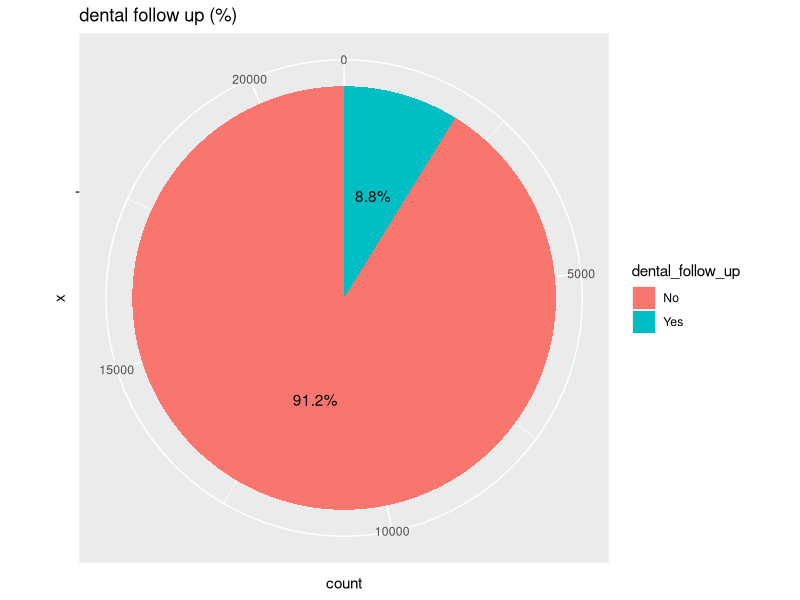
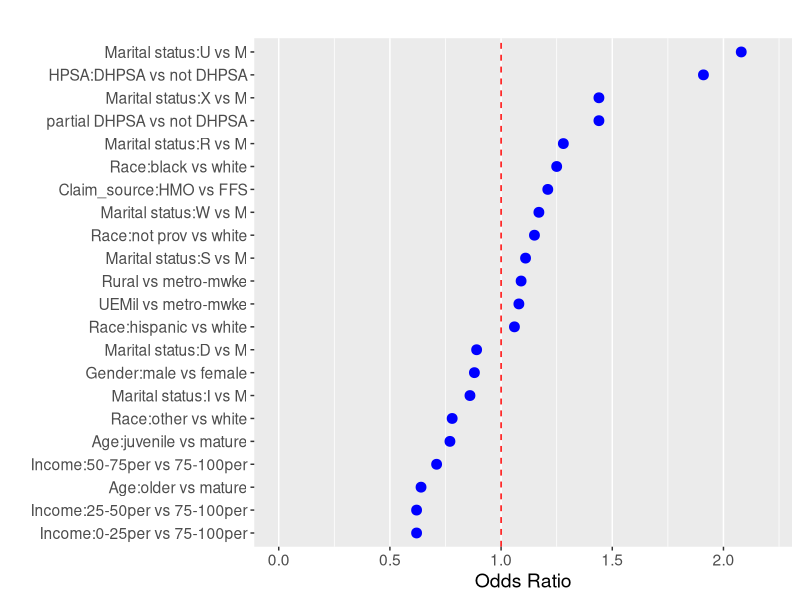
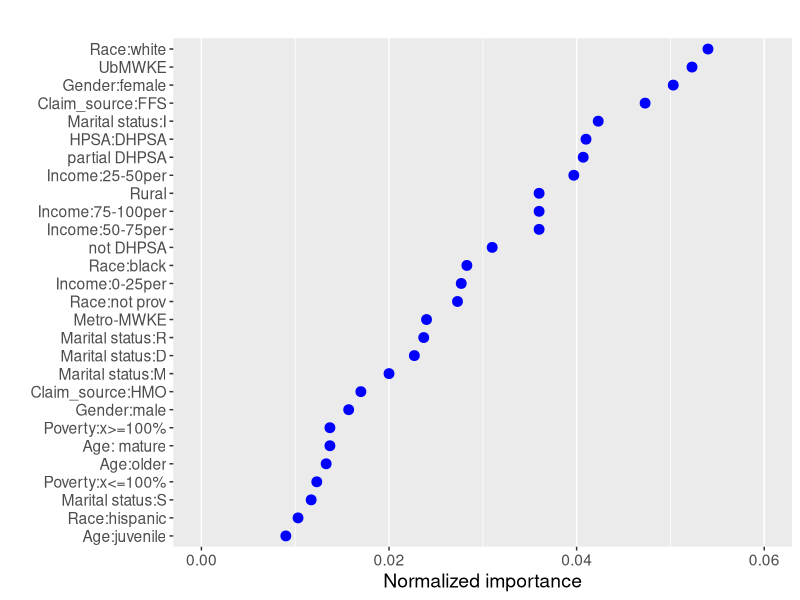
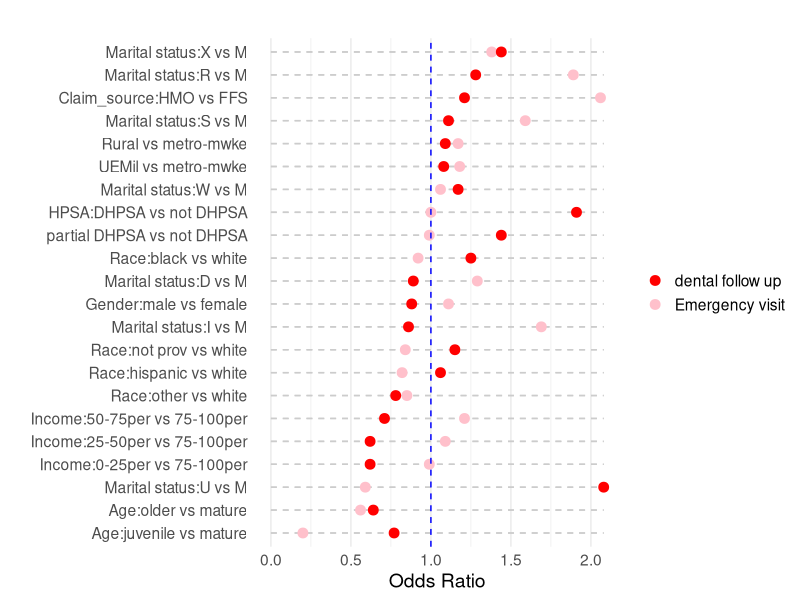
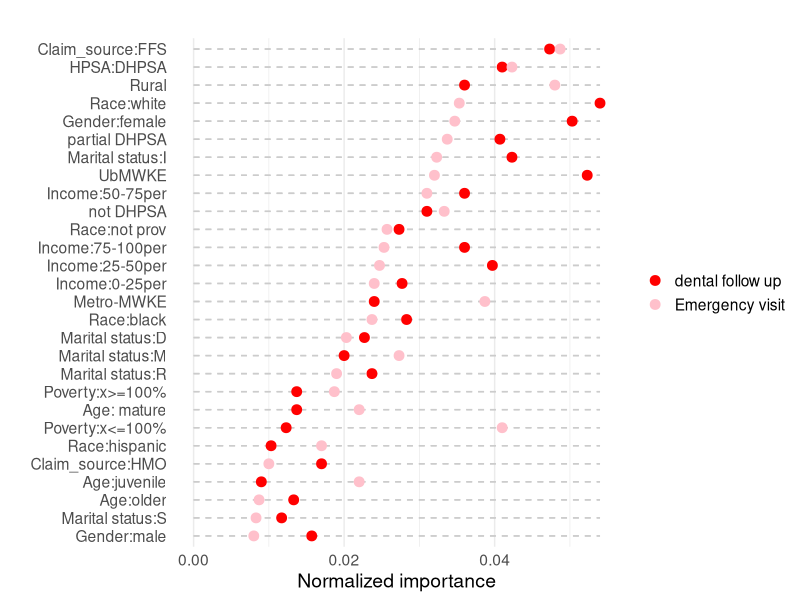
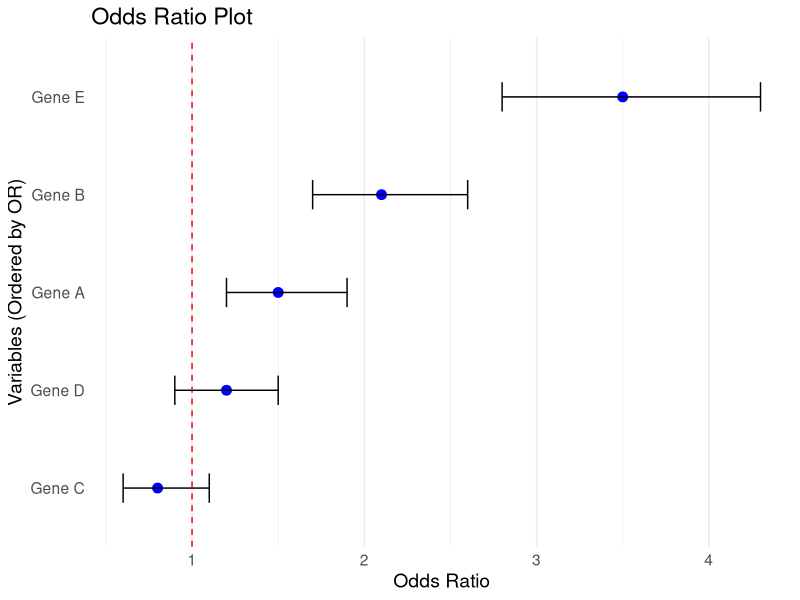
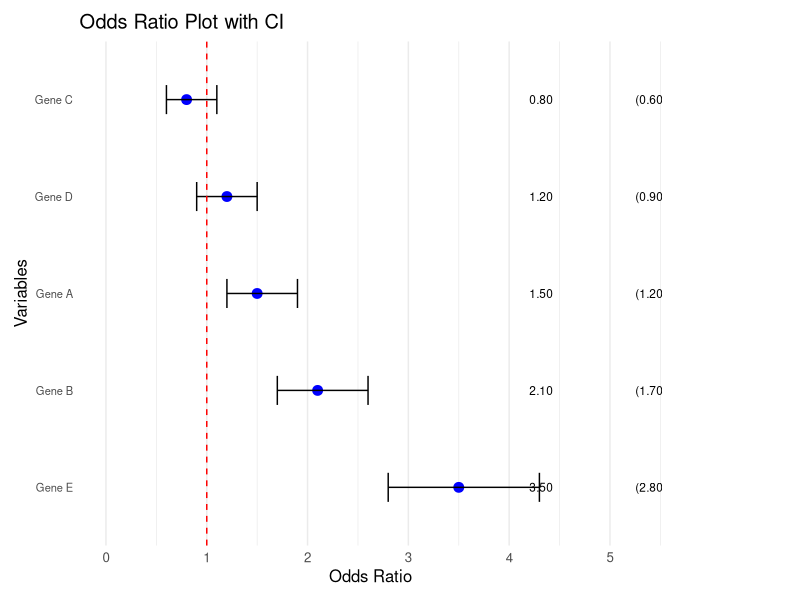
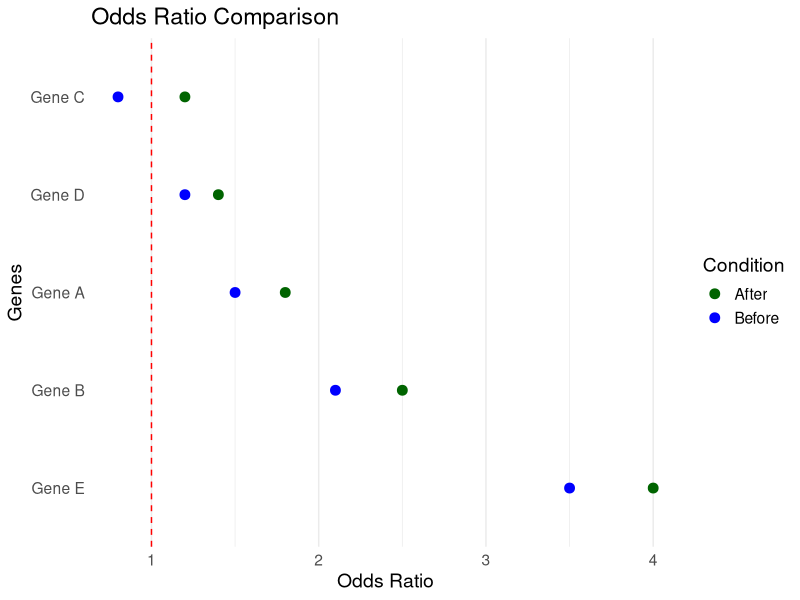

Write the R code that produced these figures, in order.
## ---- chunk 1
library(ggplot2)
## ---- chunk 2
data <- data.frame(
  dental_follow_up = c("Yes", "No"),
  count = c(1882, 19504)
)



library(scales)  # For percentage labels

# Compute percentages
data$percent <- round(100 * data$count / sum(data$count), 1)

ggplot(data, aes(x = "", y = count, fill = dental_follow_up)) +
  geom_bar(stat = "identity", width = 1) +
  coord_polar(theta = "y") +
  geom_text(aes(label = paste0(percent, "%")), position = position_stack(vjust = 0.5)) +
  labs(title = "dental follow up (%)") #+
  #theme_void()
data
## ---- chunk 3
data <- data.frame(
  Variable = c("Claim_source:HMO vs FFS", "Gender:male vs female", "Race:black vs white", "Race:hispanic vs white", "Race:not prov vs white", 
               "Race:other vs white", "Age:juvenile vs mature", "Age:older vs mature", "HPSA:DHPSA vs not DHPSA", "partial DHPSA vs not DHPSA", 
               "Rural vs metro-mwke", "UEMil vs metro-mwke", "Income:0-25per vs 75-100per", "Income:25-50per vs 75-100per", "Income:50-75per vs 75-100per", 
               "Marital status:D vs M", "Marital status:I vs M", "Marital status:R vs M", "Marital status:S vs M", "Marital status:U vs M", 
               "Marital status:W vs M", "Marital status:X vs M"),
  OddsRatio = c(1.21, 0.88, 1.25, 1.06, 1.15, 
                0.78, 0.77, 0.64, 1.91, 1.44, 
                1.09, 1.08, 0.62, 0.62, 0.71, 
                0.89, 0.86, 1.28, 1.11, 2.08, 
                1.17, 1.44)
 # CI_Lower = c(1.2, 1.7, 0.6, 0.9, 2.8),
#  CI_Upper = c(1.9, 2.6, 1.1, 1.5, 4.3)
)

# Order Variable by OddsRatio
data$Variable <- factor(data$Variable, levels = data$Variable[order(data$OddsRatio)])


ggplot(data, aes(x = OddsRatio, y = Variable)) +
  xlim(c(0,2.2))+
  geom_point(size = 3, color = "blue") +  # Plot odds ratio as points
  #geom_errorbarh(aes(xmin = CI_Lower, xmax = CI_Upper), height = 0.3, color = "black") +  # Add confidence intervals
  geom_vline(xintercept = 1, linetype = "dashed", color = "red") +  # Reference line at OR=1
  #theme_minimal() +
  labs(
    title = "",
    x = "Odds Ratio",
    y = ""
  ) +
  theme(
    text = element_text(size = 14),
    panel.grid.major.y = element_blank()
  )
## ---- chunk 4
data <- data.frame(
  Variable = c("Claim_source:HMO", "Claim_source:FFS",  "Gender:male", "Gender:female", "Race:white", 
               "Race:black", "Race:not prov", "Race:hispanic", "Income:25-50per", "Income:50-75per", 
               "Income:75-100per", "Income:0-25per", "Age: mature", "Age:older","Age:juvenile", 
               "HPSA:DHPSA", "partial DHPSA", "not DHPSA", "Rural",  "Metro-MWKE", 
               "UbMWKE", "Marital status:D",  "Marital status:M", "Marital status:I", "Marital status:R", 
               "Marital status:S", "Poverty:x>=100%", "Poverty:x<=100%"),
  OddsRatio = c(0.017, 0.0473, 0.0157, 0.0503, 0.054,
                0.0283, 0.0273, 0.0103, 0.0397, 0.036, 
                0.036, 0.0277, 0.0137, 0.0133, 0.009, 
                0.041, 0.0407, 0.031, 0.036, 0.024, 
                0.0523, 0.0227, 0.02, 0.0423, 0.0237, 
                0.0117, 0.0137, 0.0123)
 # CI_Lower = c(1.2, 1.7, 0.6, 0.9, 2.8),
#  CI_Upper = c(1.9, 2.6, 1.1, 1.5, 4.3)
)

# Order Variable by OddsRatio
data$Variable <- factor(data$Variable, levels = data$Variable[order(data$OddsRatio)])


ggplot(data, aes(x = OddsRatio, y = Variable)) +
  xlim(c(0,0.06))+
  geom_point(size = 3, color = "blue") +  # Plot odds ratio as points
  #geom_errorbarh(aes(xmin = CI_Lower, xmax = CI_Upper), height = 0.3, color = "black") +  # Add confidence intervals
  #geom_vline(xintercept = 1, linetype = "dashed", color = "red") +  # Reference line at OR=1
  #theme_minimal() +
  labs(
    title = "",
    x = "Normalized importance",
    y = ""
  ) +
  theme(
    text = element_text(size = 14),
    panel.grid.major.y = element_blank()
  )




## ---- chunk 5
data_combine <- data.frame(
  Variable = rep(c("Claim_source:HMO vs FFS", "Gender:male vs female", "Race:black vs white", "Race:hispanic vs white", "Race:not prov vs white", 
               "Race:other vs white", "Age:juvenile vs mature", "Age:older vs mature", "HPSA:DHPSA vs not DHPSA", "partial DHPSA vs not DHPSA", 
               "Rural vs metro-mwke","UEMil vs metro-mwke",  "Income:0-25per vs 75-100per", "Income:25-50per vs 75-100per", "Income:50-75per vs 75-100per", 
               "Marital status:D vs M", "Marital status:I vs M", "Marital status:R vs M", "Marital status:S vs M", "Marital status:U vs M", 
               "Marital status:W vs M", "Marital status:X vs M"), 2),
  Condition = rep(c("Emergency visit", "dental follow up"), each = 22), 
  OddsRatio = c(c(2.06, 1.11, 0.92, 0.82, 0.84, 
                0.85, 0.2, 0.56, 1, 0.99, 
                1.17, 1.18, 0.99, 1.09, 1.21, 
                1.29, 1.69, 1.89, 1.59, 0.59, 
                1.06, 1.38),c(1.21, 0.88, 1.25, 1.06, 1.15, 
                0.78, 0.77, 0.64, 1.91, 1.44, 
                1.09, 1.08, 0.62, 0.62, 0.71, 
                0.89, 0.86, 1.28, 1.11, 2.08, 
                1.17, 1.44)) 
)

# Order Variable by OddsRatio
data_combine$Variable <- factor(data_combine$Variable, levels = unique(data_combine$Variable[order(data_combine$OddsRatio)]))

ggplot(data_combine, aes(x = OddsRatio, y = Variable, color = Condition)) +
  geom_segment(aes(x = 0, xend = max(OddsRatio), y = Variable, yend = Variable), color = "gray80", linetype = "dashed") +  # Horizontal lines
  geom_point(size = 3) +  # Plot points for odds ratio
  geom_vline(xintercept = 1, linetype = "dashed", color = "blue") +  # Reference line at OR=1
  theme_minimal() +
  labs(
    title = "",
    x = "Odds Ratio",
    y = ""
  ) +
  theme(
    text = element_text(size = 14),
    panel.grid.major.y = element_blank(), 
    legend.title = element_blank()  # Removes legend title
  ) +
  scale_color_manual(values = c("Emergency visit" = "pink", "dental follow up" = "red"))  # Custom colors for groups



## ---- chunk 6
data_combine2 <- data.frame(
  Variable = rep(c("Claim_source:HMO", "Claim_source:FFS",  "Gender:male", "Gender:female", "Race:white", 
               "Race:black", "Race:not prov", "Race:hispanic", "Income:25-50per", "Income:50-75per", 
               "Income:75-100per", "Income:0-25per", "Age: mature", "Age:older","Age:juvenile", 
               "HPSA:DHPSA", "partial DHPSA", "not DHPSA", "Rural",  "Metro-MWKE", 
               "UbMWKE", "Marital status:D",  "Marital status:M", "Marital status:I", "Marital status:R", 
               "Marital status:S", "Poverty:x>=100%", "Poverty:x<=100%"),2), 
  OddsRatio = c(c(0.017, 0.0473, 0.0157, 0.0503, 0.054,
                0.0283, 0.0273, 0.0103, 0.0397, 0.036, 
                0.036, 0.0277, 0.0137, 0.0133, 0.009, 
                0.041, 0.0407, 0.031, 0.036, 0.024, 
                0.0523, 0.0227, 0.02, 0.0423, 0.0237, 
                0.0117, 0.0137, 0.0123),  c(0.01, 0.0487, 0.008, 0.0347, 0.0353,
                0.0237, 0.0257, 0.017, 0.0247, 0.031, 
                0.0253, 0.024, 0.022, 0.0087, 0.022, 
                0.0423, 0.0337, 0.0333, 0.048, 0.0387, 
                0.032, 0.0203, 0.0273, 0.0323, 0.019, 
                0.0083, 0.0187, 0.041)), 
  Condition = rep(c("dental follow up", "Emergency visit"), each = 28)
)

# Order Variable by OddsRatio
data_combine2$Variable <- factor(data_combine2$Variable, levels = unique(data_combine2$Variable[order(data_combine2$OddsRatio)]))

ggplot(data_combine2, aes(x = OddsRatio, y = Variable, color = Condition)) +
  geom_segment(aes(x = 0, xend = max(OddsRatio), y = Variable, yend = Variable), color = "gray80", linetype = "dashed") +  # Horizontal lines
  geom_point(size = 3) +  # Plot points for odds ratio
  #geom_vline(xintercept = 1, linetype = "dashed", color = "blue") +  # Reference line at OR=1
  theme_minimal() +
  labs(
    title = "",
    x = "Normalized importance",
    y = ""
  ) +
  theme(
    text = element_text(size = 14),
    panel.grid.major.y = element_blank(), 
    legend.title = element_blank()  # Removes legend title
  ) +
  scale_color_manual(values = c("Emergency visit" = "pink", "dental follow up" = "red"))  # Custom colors for groups




## ---- chunk 7
data <- data.frame(
  Variable = c("Gene A", "Gene B", "Gene C", "Gene D", "Gene E"),
  OddsRatio = c(1.5, 2.1, 0.8, 1.2, 3.5),
  CI_Lower = c(1.2, 1.7, 0.6, 0.9, 2.8),
  CI_Upper = c(1.9, 2.6, 1.1, 1.5, 4.3)
)

# Order Variable by OddsRatio
data$Variable <- factor(data$Variable, levels = data$Variable[order(data$OddsRatio)])


ggplot(data, aes(x = OddsRatio, y = Variable)) +
  geom_point(size = 3, color = "blue") +  # Plot odds ratio as points
  geom_errorbarh(aes(xmin = CI_Lower, xmax = CI_Upper), height = 0.3, color = "black") +  # Add confidence intervals
  geom_vline(xintercept = 1, linetype = "dashed", color = "red") +  # Reference line at OR=1
  theme_minimal() +
  labs(
    title = "Odds Ratio Plot",
    x = "Odds Ratio",
    y = "Variables (Ordered by OR)"
  ) +
  theme(
    text = element_text(size = 14),
    panel.grid.major.y = element_blank()
  )

## ---- chunk 8

# Sample dataset
data <- data.frame(
  Variable = c("Gene A", "Gene B", "Gene C", "Gene D", "Gene E"),
  OddsRatio = c(1.5, 2.1, 0.8, 1.2, 3.5),
  CI_Lower = c(1.2, 1.7, 0.6, 0.9, 2.8),
  CI_Upper = c(1.9, 2.6, 1.1, 1.5, 4.3)
)

# Order Variable by Odds Ratio (Descending)
data$Variable <- factor(data$Variable, levels = data$Variable[order(-data$OddsRatio)])

# Create formatted text columns for OR and CI
data$OR_Label <- sprintf("%.2f", data$OddsRatio)
data$CI_Label <- sprintf("(%.2f - %.2f)", data$CI_Lower, data$CI_Upper)

ggplot(data, aes(x = OddsRatio, y = Variable)) +
  geom_point(size = 3, color = "blue") +  # Plot OR points
  geom_errorbarh(aes(xmin = CI_Lower, xmax = CI_Upper), height = 0.3, color = "black") +  # Confidence intervals
  geom_vline(xintercept = 1, linetype = "dashed", color = "red") +  # Reference line at OR=1
  theme_minimal() +
  
  # Add OR text to the right
  geom_text(aes(x = max(OddsRatio) * 1.2, label = OR_Label), hjust = 0, size = 3) +
  
  # Add CI text to the right
  geom_text(aes(x = max(OddsRatio) * 1.5, label = CI_Label), hjust = 0, size = 3) +

  # Adjust x-axis limits to make space for text columns
  scale_x_continuous(limits = c(0, max(data$OddsRatio) * 1.5)) +
  
  # Labels
  labs(
    title = "Odds Ratio Plot with CI",
    x = "Odds Ratio",
    y = "Variables"
  ) +
  
  # Adjust theme to improve readability
  theme(
    text = element_text(size = 12),
    panel.grid.major.y = element_blank(),
    axis.text.y = element_text(size = 8),
    plot.margin = margin(10, 100, 10, 10)  # Add space for text columns
  )

## ---- chunk 9
# Example dataset with two odds ratios per variable
data <- data.frame(
  Variable = rep(c("Gene A", "Gene B", "Gene C", "Gene D", "Gene E"), each = 2),
  Condition = rep(c("Before", "After"), times = 5),
  OddsRatio = c(1.5, 1.8, 2.1, 2.5, 0.8, 1.2, 1.2, 1.4, 3.5, 4.0),
  CI_Lower = c(1.2, 1.5, 1.7, 2.0, 0.6, 0.9, 0.9, 1.1, 2.8, 3.2),
  CI_Upper = c(1.9, 2.2, 2.6, 3.0, 1.1, 1.5, 1.5, 1.8, 4.3, 4.8)
)

# Order variables based on the highest odds ratio in each group
data$Variable <- factor(data$Variable, levels = unique(data$Variable[order(-data$OddsRatio)]))

ggplot(data, aes(x = OddsRatio, y = Variable, color = Condition)) +
  geom_point(size = 3) +  # Plot points for odds ratio
  #geom_errorbarh(aes(xmin = CI_Lower, xmax = CI_Upper), height = 0.3) +  # Confidence intervals
  geom_vline(xintercept = 1, linetype = "dashed", color = "red") +  # Reference line at OR=1
  theme_minimal() +
  labs(
    title = "Odds Ratio Comparison",
    x = "Odds Ratio",
    y = "Genes"
  ) +
  theme(
    text = element_text(size = 14),
    panel.grid.major.y = element_blank()
  ) +
  scale_color_manual(values = c("Before" = "blue", "After" = "darkgreen"))  # Custom colors for groups
